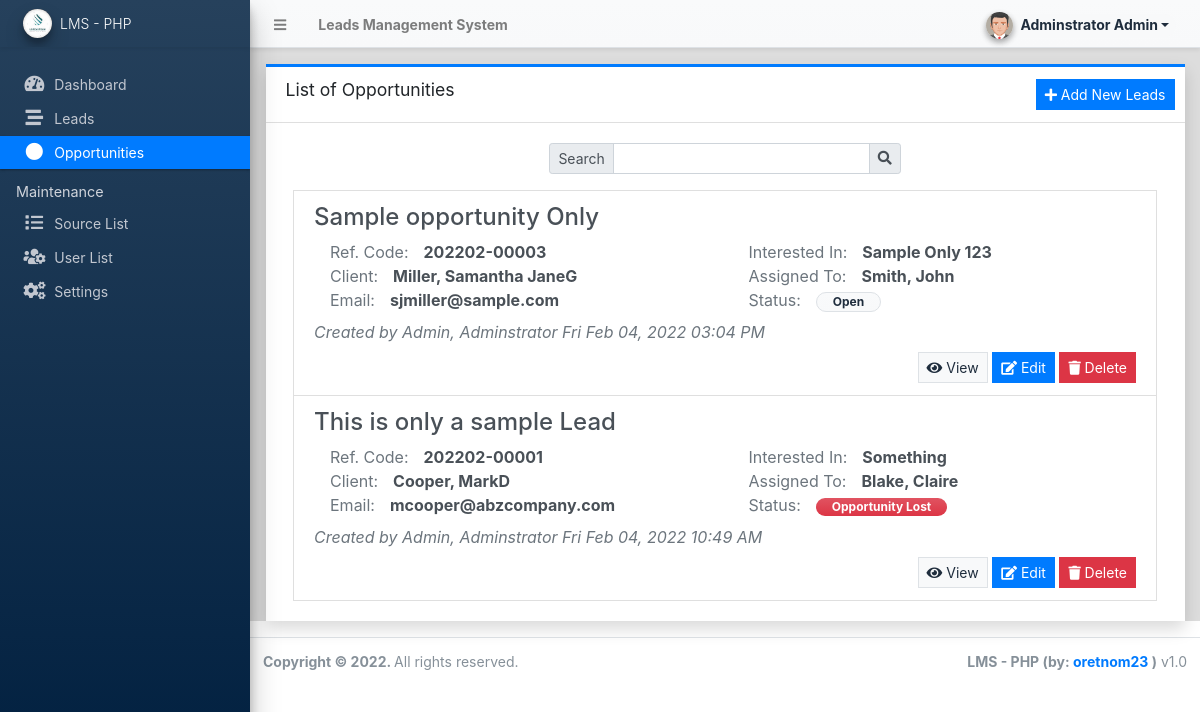
Screenshot of /admin/?page=opportunities (signed in) with the database file from the repository.
### tables this page shows
CREATE TABLE `client_list` (
  `id` int(30) NOT NULL,
  `lead_id` int(30) NOT NULL,
  `firstname` text NOT NULL,
  `middlename` text NOT NULL,
  `lastname` text NOT NULL,
  `gender` varchar(100) NOT NULL,
  `dob` date NOT NULL,
  `contact` text NOT NULL,
  `email` text NOT NULL,
  `address` text NOT NULL,
  `other_info` text DEFAULT NULL,
  `date_created` datetime NOT NULL DEFAULT current_timestamp(),
  `date_updated` datetime DEFAULT NULL ON UPDATE current_timestamp()
);

CREATE TABLE `lead_list` (
  `id` int(30) NOT NULL,
  `code` varchar(100) NOT NULL,
  `source_id` int(30) NOT NULL,
  `interested_in` text NOT NULL,
  `remarks` text NOT NULL,
  `assigned_to` int(30) DEFAULT NULL,
  `user_id` int(30) DEFAULT NULL,
  `status` tinyint(2) NOT NULL DEFAULT 0 COMMENT '0 = New/Prospect,\r\n1 = Open,\r\n2 = Working,\r\n3 = Not a Target,\r\n4 = Disqualified,\r\n5 = Nurture,\r\n6 = Opportunity Created,\r\n7 = Opportunity Lost,\r\n8 = Inactive',
  `in_opportunity` tinyint(1) NOT NULL DEFAULT 0,
  `delete_flag` tinyint(1) NOT NULL DEFAULT 0,
  `date_created` datetime NOT NULL DEFAULT current_timestamp(),
  `date_updated` datetime DEFAULT NULL ON UPDATE current_timestamp()
);

### classes/DBConnection.php (called while the page is built, shortened)
<?php
class DBConnection{
    private $host = DB_SERVER;
    private $username = DB_USERNAME;
    private $password = DB_PASSWORD;
    private $database = DB_NAME;
    public $conn;
    public function __construct(){
        if (!isset($this->conn)) {
            $this->conn = new mysqli($this->host, $this->username, $this->password, $this->database);
        }
    }
}
?>

### classes/SystemSettings.php (called while the page is built, shortened)
<?php
class SystemSettings extends DBConnection{
	function userdata($field = ''){
		if(!empty($field)){
			if(isset($_SESSION['userdata'][$field]))
				return $_SESSION['userdata'][$field];
			else
				return null;
		}else{
			return false;
		}
	}
}
$_settings = new SystemSettings();
?>

### admin/opportunities/index.php (the view, shortened to what this page needs)
<div class="card card-outline card-primary rounded-0 shadow">
	<div class="card-header">
		<h3 class="card-title">List of Opportunities</h3>
		<?php if($_settings->userdata('type') == 1): ?>
		<div class="card-tools">
			<a href="./?page=opportunities/manage_opportunity" class="btn btn-flat btn-sm btn-primary"><span class="fas fa-plus"></span>  Add New Leads</a>
		</div>
		<?php endif; ?>
	</div>
	<div class="card-body">
		<div class="container-fluid">
			<div class="row justify-content-center mb-3">
				<div class="col-lg-5 col-md-6 col-sm-12">
					<div class="input-group input-group-sm">
						<div class="input-group-prepend">
							<span class="input-group-text">Search</span>
						</div>
						<input type="search" id="search" class="form-control">
						<div class="input-group-append">
							<span class="input-group-text"><i class="fa fa-search"></i></span>
						</div>
					</div>
				</div>
			</div>
			<div class="list-group" id="lead-list">
				<?php
				$uwhere = "";
				$users = $conn->query("SELECT id,CONCAT(lastname,', ', firstname, '', COALESCE(middlename,'')) as fullname FROM `users` where id in (SELECT `user_id` FROM `lead_list` where in_opportunity = 1 {$uwhere}) OR id in (SELECT assigned_to FROM `lead_list` where in_opportunity = 1 {$uwhere})");
				$user_arr = array_column($users->fetch_all(MYSQLI_ASSOC),'fullname','id');
				$leads = $conn->query("SELECT l.*,CONCAT(c.lastname,', ', c.firstname, '', COALESCE(c.middlename,'')) as client, c.email FROM `lead_list` l inner join client_list c on c.lead_id = l.id where l.in_opportunity = 1 {$uwhere} order by l.`status` asc, unix_timestamp(l.date_created) asc ");
				while($row = $leads->fetch_assoc()):
				?>
				<div class="list-group-item list-group-item-action list-item rounded-0">
					<h4 class="truncate-1"><?= $row['remarks'] ?></h4>
					<div class="row">
						<div class="col-lg-6 col-sm-12">
							<div class="d-flex">
								<div class="col-auto text-muted pl-3">Ref. Code:</div>
								<div class="col-auto flex-grow-1 flex-shrink-1"><p class="m-0 truncate-1"><b><?= $row['code'] ?></b></p></div>
							</div>
							<div class="d-flex">
								<div class="col-auto text-muted pl-3">Client:</div>
								<div class="col-auto flex-grow-1 flex-shrink-1"><p class="m-0 truncate-1"><b><?= ucwords($row['client']) ?></b></p></div>
							</div>
							<div class="d-flex">
								<div class="col-auto text-muted pl-3">Email:</div>
								<div class="col-auto flex-grow-1 flex-shrink-1"><p class="m-0 truncate-1"><b><?= $row['email'] ?></b></p></div>
							</div>
						</div>
						<div class="col-lg-6 col-sm-12">
							<div class="d-flex">
								<div class="col-auto text-muted pl-3">Interested In:</div>
								<div class="col-auto flex-grow-1 flex-shrink-1"><p class="m-0 truncate-1"><b><?= $row['interested_in'] ?></b></p></div>
							</div>
							<div class="d-flex">
								<div class="col-auto text-muted pl-3">Assigned To:</div>
								<div class="col-auto flex-grow-1 flex-shrink-1"><p class="m-0 truncate-1"><b><?= (isset($user_arr[$row['assigned_to']])) ? ucwords($user_arr[$row['assigned_to']]) : "Not Assigned Yet." ?></b></p></div>
							</div>
							<div class="d-flex">
								<div class="col-auto text-muted pl-3">Status:</div>
								<div class="col-auto flex-grow-1 flex-shrink-1">
									<?php
										switch($row['status']){
											case 1:
												echo '<span class="badge badge-light bg-gradient-light border px-3 rounded-pill">Open</span>';
												break;
											case 7:
												echo '<span class="badge badge-danger bg-gradient-danger px-3 rounded-pill">Opportunity Lost</span>';
												break;
										}
									?>
								</div>
							</div>
						</div>
					</div>
					<span class="text-muted"><em>Created by <?= isset($user_arr[$row['user_id']]) ? ucwords($user_arr[$row['user_id']]) : "N/A" ?> <?= date("D M d, Y h:i A",strtotime($row['date_created'])) ?></em></span>
					<div class="text-right">
						<a class="btn btn-sm btn-flat btn-light border" href="./?page=view_lead&id=<?= $row['id'] ?>"><i class="fa fa-eye"></i> View</a>
						<?php if($_settings->userdata('type') == 1): ?>
						<a class="btn btn-sm btn-flat btn-primary" href="./?page=opportunities/manage_opportunity&id=<?= $row['id'] ?>"><i class="fa fa-edit"></i> Edit</a>
						<a class="btn btn-sm btn-flat btn-danger delete_data" data-id="<?= $row['id'] ?>"><i class="fa fa-trash"></i> Delete</a>
						<?php endif; ?>
					</div>
				</div>
				<?php endwhile; ?>
			</div>
		</div>
	</div>
</div>

### rows the page displays
client_list: lead.remarks "Sample opportunity Only", lead.code "202202-00003", client "Miller, Samantha JaneG", email "sjmiller@sample.com", lead.interested_in "Sample Only 123", lead.assigned_to "Smith, John", shows "Open", lead.user_id "Admin, Adminstrator", lead.date_created "Fri Feb 04, 2022 03:04 PM"
client_list: lead.remarks "This is only a sample Lead", lead.code "202202-00001", client "Cooper, MarkD", email "mcooper@abzcompany.com", lead.interested_in "Something", lead.assigned_to "Blake, Claire", shows "Opportunity Lost", lead.user_id "Admin, Adminstrator", lead.date_created "Fri Feb 04, 2022 10:49 AM"

### other values shown
$_settings->info('name') "Leads Management System"
$_settings->userdata('firstname').' '.$_settings->userdata('lastname') "Adminstrator Admin"
$_settings->info('short_name') "LMS - PHP"
